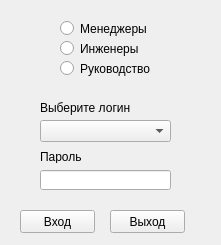
<?xml version="1.0" encoding="UTF-8"?>
<ui version="4.0">
 <class>Form</class>
 <widget class="QWidget" name="Form">
  <property name="geometry">
   <rect>
    <x>0</x>
    <y>0</y>
    <width>221</width>
    <height>245</height>
   </rect>
  </property>
  <property name="windowTitle">
   <string>Form</string>
  </property>
  <widget class="QComboBox" name="comboBox">
   <property name="geometry">
    <rect>
     <x>40</x>
     <y>120</y>
     <width>131</width>
     <height>22</height>
    </rect>
   </property>
  </widget>
  <widget class="QLineEdit" name="lineEdit">
   <property name="geometry">
    <rect>
     <x>40</x>
     <y>170</y>
     <width>131</width>
     <height>20</height>
    </rect>
   </property>
  </widget>
  <widget class="QRadioButton" name="radioButton">
   <property name="geometry">
    <rect>
     <x>60</x>
     <y>20</y>
     <width>111</width>
     <height>17</height>
    </rect>
   </property>
   <property name="text">
    <string>Менеджеры</string>
   </property>
  </widget>
  <widget class="QRadioButton" name="radioButton_2">
   <property name="geometry">
    <rect>
     <x>60</x>
     <y>40</y>
     <width>111</width>
     <height>17</height>
    </rect>
   </property>
   <property name="text">
    <string>Инженеры</string>
   </property>
  </widget>
  <widget class="QRadioButton" name="radioButton_3">
   <property name="geometry">
    <rect>
     <x>60</x>
     <y>60</y>
     <width>111</width>
     <height>17</height>
    </rect>
   </property>
   <property name="text">
    <string>Руководство</string>
   </property>
  </widget>
  <widget class="QLabel" name="label">
   <property name="geometry">
    <rect>
     <x>40</x>
     <y>100</y>
     <width>121</width>
     <height>16</height>
    </rect>
   </property>
   <property name="text">
    <string>Выберите логин</string>
   </property>
  </widget>
  <widget class="QLabel" name="label_2">
   <property name="geometry">
    <rect>
     <x>40</x>
     <y>150</y>
     <width>46</width>
     <height>13</height>
    </rect>
   </property>
   <property name="text">
    <string>Пароль</string>
   </property>
  </widget>
  <widget class="QPushButton" name="login">
   <property name="geometry">
    <rect>
     <x>20</x>
     <y>210</y>
     <width>75</width>
     <height>23</height>
    </rect>
   </property>
   <property name="text">
    <string>Вход</string>
   </property>
  </widget>
  <widget class="QPushButton" name="exit">
   <property name="geometry">
    <rect>
     <x>110</x>
     <y>210</y>
     <width>75</width>
     <height>23</height>
    </rect>
   </property>
   <property name="text">
    <string>Выход</string>
   </property>
  </widget>
 </widget>
 <resources/>
 <connections/>
</ui>
